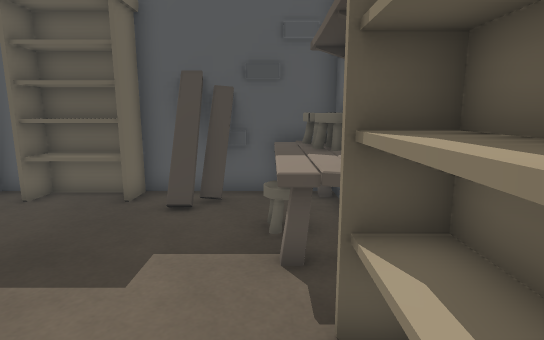
View 1 (above)

16 first-person views from a walk through a 3-D level made in the Unity game engine. The camera is 1.2 m above the floor, tilts 10° down and sees 80° across. The floor is counted in squares, 0.5 m on a side. Each view is taken from the middle of a square. On the plan, view 1 faces up. The plan holds only what a view shows up to about 20 squares ahead; the rest is blank. The place goes on beyond the plan. Some animated figures are left out. Door leaves are left out, so doorways stand open. Some surface patterns are stand-ins.

View 2
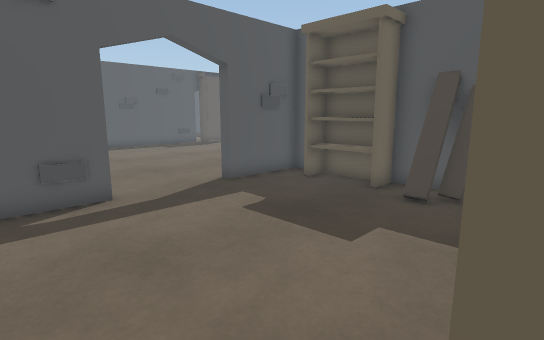

View 3
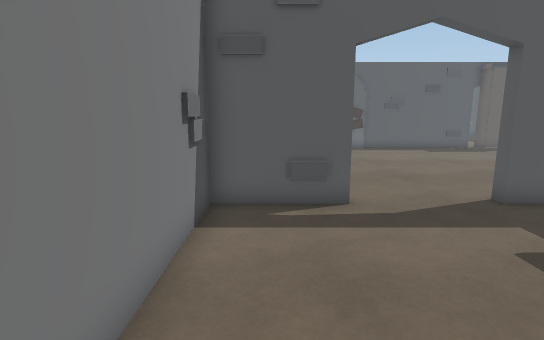

View 4
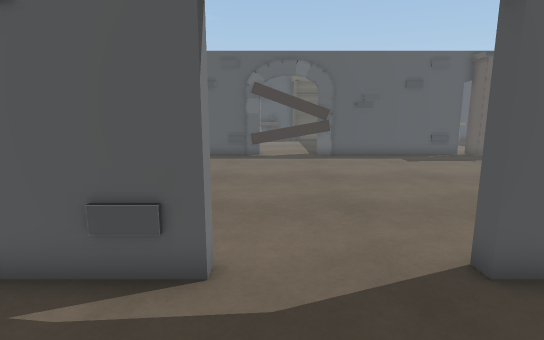

View 5
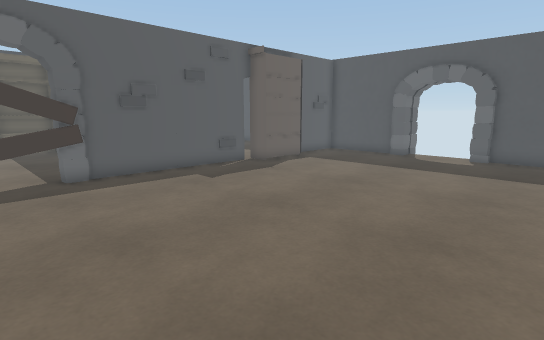

View 6
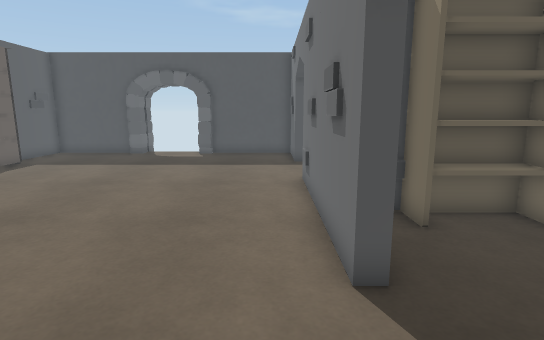

View 7
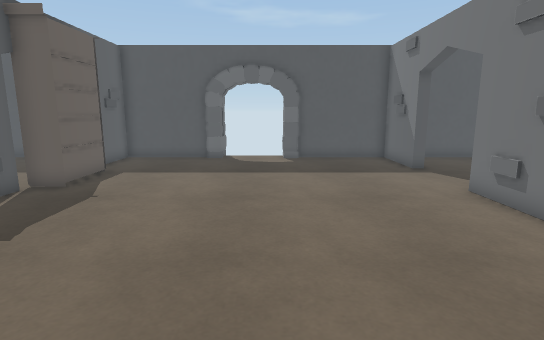

View 8
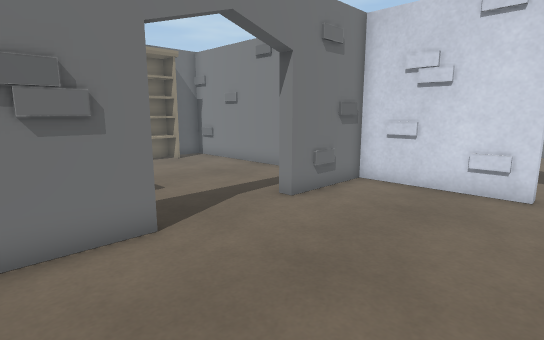

View 9
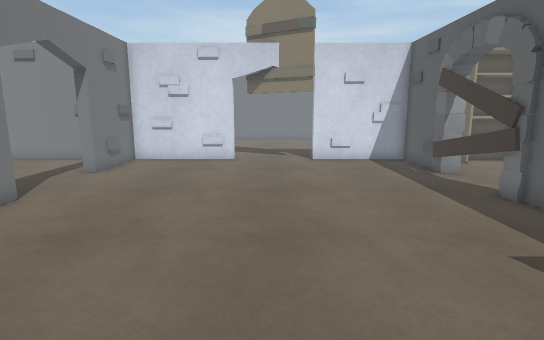

View 10
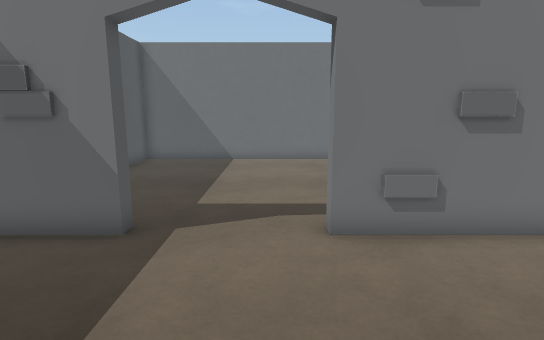

View 11
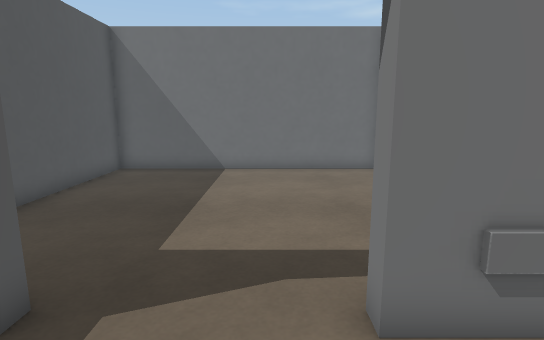

View 12
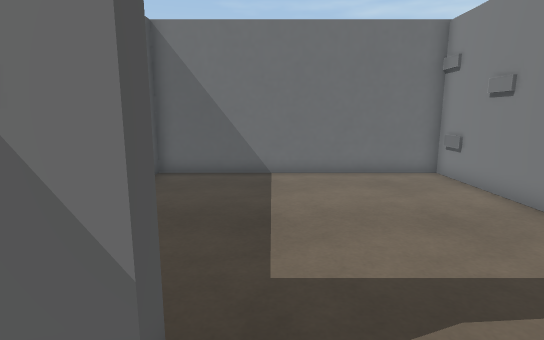

View 13
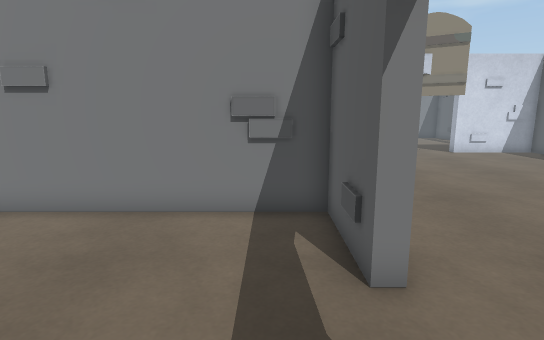

View 14
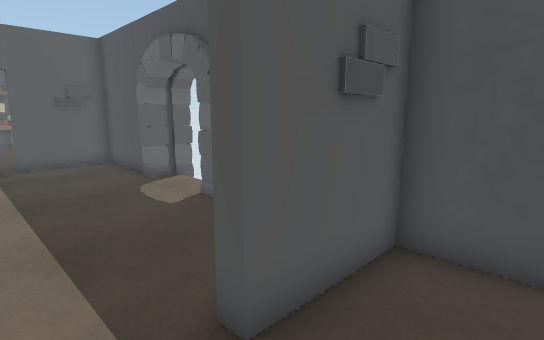

View 15
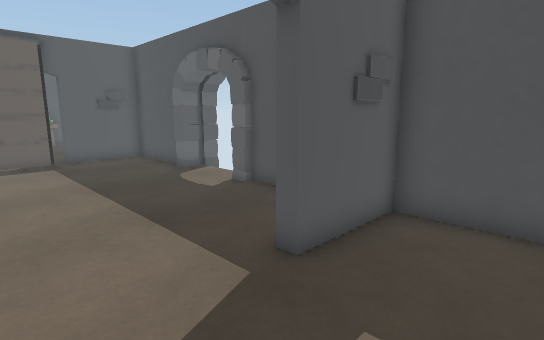

View 16
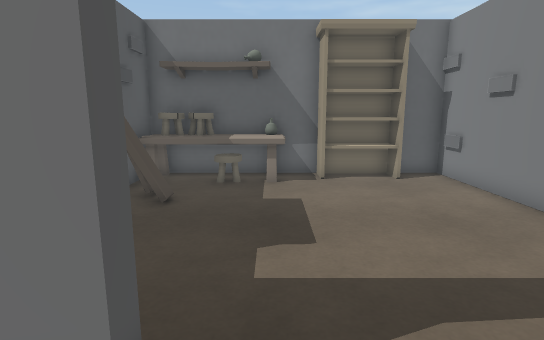

### Floor plan
Key: @ floor where view 1 was taken; # wall or solid block; x gap in a wall; . floor; = window, fence, low wall or low ledge.
Columns run from 24 left of view 1 to 2 right of it. Each row starts with its distance up from view 1.
 23       #   #
 22  ######...#################
 21  #.............##.........#
 20  #.............##.........#
 19  #.............##.........#
 18  x.............##.........#
 17  ##.......................#
 16   #.......................#
 15   #.......................#
 14  ##............##.........#
 13  #.............##.........#
 12  #.............##.........#
 11  #.............##.........#
 10  #.............############
  9  #.............#########=##
  8  #.............##.....=.=#
  7  #.............##.......=#
  6 .#......................=##
  5 .#......................=##
  4 .=........................#
  3 .=.......................##
  2 .#.............##........##
  1 .#.............##........##
  0  #.............##.......@##
 -1  #....  .......##.........#
 -2  ######   #################

Where each view was taken, in squares from view 1:
view 1: 0 up, 0 right, facing up
view 2: 1 down, 1 right, facing up-left
view 3: 0 up, 0 right, facing left
view 4: 3 up, 4 left, facing left
view 5: 3 up, 10 left, facing up-left
view 6: 2 up, 10 left, facing up
view 7: 4 up, 15 left, facing up
view 8: 9 up, 15 left, facing down-right
view 9: 15 up, 16 left, facing down
view 10: 15 up, 15 left, facing right
view 11: 15 up, 12 left, facing right
view 12: 17 up, 11 left, facing right
view 13: 18 up, 7 left, facing down
view 14: 16 up, 6 left, facing up-left
view 15: 14 up, 5 left, facing up-left
view 16: 5 up, 11 left, facing right
